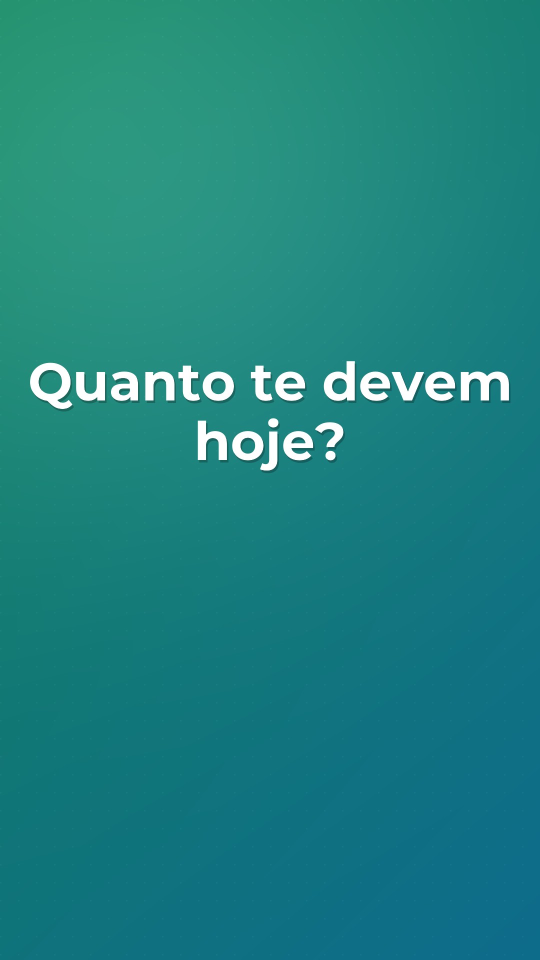
#> input picture saida/03-quanto-te-devem.jpg, 1080 x 1920 px, given in place of 03-quanto-te-devem.jpg.png, which was not available (shown at 1/2 size)
$ python -i gerar.py   (imports and definitions only)
#> lines starting #> are read from the running program, lines starting #| are printed output that depends on the picture; after the words box and inside, x2 and y2 are one past the last pixel; in counts of white or black regions, pixels touching at a corner belong together
"""Gera os Reels de divulgação do app a partir de videos/roteiros.json e das telas em videos/telas/.

python gerar.py                 gera todos
python gerar.py 02              só os que começam com "02"
python gerar.py --faltando      só os que ainda não têm .mp4 em saida/ (usado pelo GitHub Actions)

Saída em videos/saida/: <id>.mp4 (1080x1920, 30 fps, com narração), <id>.jpg (capa) e <id>.txt (legenda do post).
Narração: edge-tts (precisa de internet; fica em cache em videos/.cache). Vídeo: Pillow + ffmpeg.
"""
import asyncio
import hashlib
import importlib.util
import json
import subprocess
import sys
import wave
from pathlib import Path

import numpy as np
from PIL import Image, ImageDraw, ImageFilter, ImageFont

AQUI = Path(__file__).resolve().parent
TELAS, SAIDA, CACHE = AQUI / "telas", AQUI / "saida", AQUI / ".cache"
W, H, FPS, TAXA = 1080, 1920, 30, 44100

VERDE, AZUL = (18, 128, 92), (14, 108, 140)
AMARELO, BRANCO, ESCURO = (255, 200, 61), (255, 255, 255), (13, 21, 18)
# Fonte livre (OFL) junto do projeto: funciona igual no Windows e no Linux da nuvem.
FONTE = AQUI / "fontes" / "Montserrat.ttf"
NEGRITO, NORMAL, MONO = "Bold", "Medium", "Regular"  # pesos da fonte variável

# Geometria do celular (na escala normal): tela de 1080x2400 reduzida para esta altura.
TELA_ALT = 1240
TELA_LARG = round(TELA_ALT * 1080 / 2400)
MOLDURA, MARGEM, ESCALA_MAX = 18, 40, 1.7
TOPO_CELULAR = 520
ALVO_FOCO = (540, 1000)  # para onde o zoom leva a parte em destaque
LEG_Y = 1390  # legenda (acima da área que o Instagram cobre)

_fontes = {}


# [7 lines left out: function fonte, not called in this run]


def suave(x):
    x = min(max(x, 0.0), 1.0)
    return 1 - (1 - x) ** 3


# ---------- narração ----------

# [31 lines left out: functions narrar, fundo, not called in this run]


FAIXA = 500


# [7 lines left out: function faixa, not called in this run]


def celular(tela):
    """Celular com moldura e sombra, já na escala máxima (diminui a cada quadro)."""
#> called with tela = 'saida/03-quanto-te-devem.jpg'
    k = ESCALA_MAX
    sw, sh, b, m = round(TELA_LARG * k), round(TELA_ALT * k), round(MOLDURA * k), round(MARGEM * k)
    img = Image.new("RGBA", (sw + 2 * (b + m), sh + 2 * (b + m)), (0, 0, 0, 0))
#> img: PIL image 1147x2306 RGBA; every value is 0
    sombra = Image.new("RGBA", img.size, (0, 0, 0, 0))
    ImageDraw.Draw(sombra).rounded_rectangle([m, m + 18 * k, m + sw + 2 * b, m + sh + 2 * b + 18 * k], 70 * k, fill=(0, 0, 0, 120))
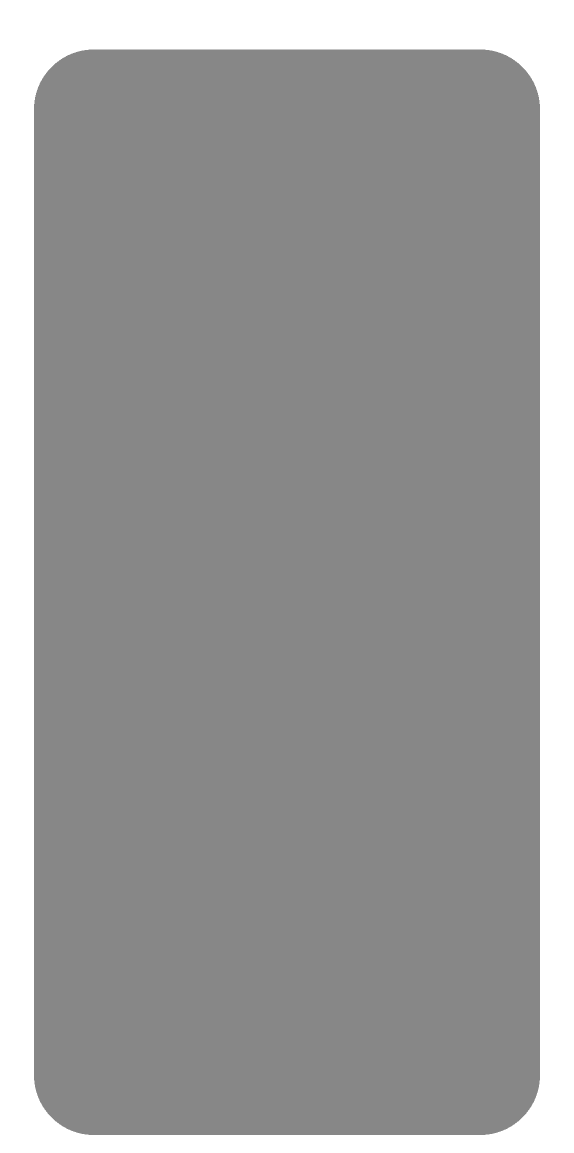
#> sombra: PIL image 1147x2306 RGBA (shown at 1/2 size); mean R, G, B, A 0, 0, 0, 99.1; transparent parts drawn white
    img = Image.alpha_composite(img, sombra.filter(ImageFilter.GaussianBlur(22 * k)))
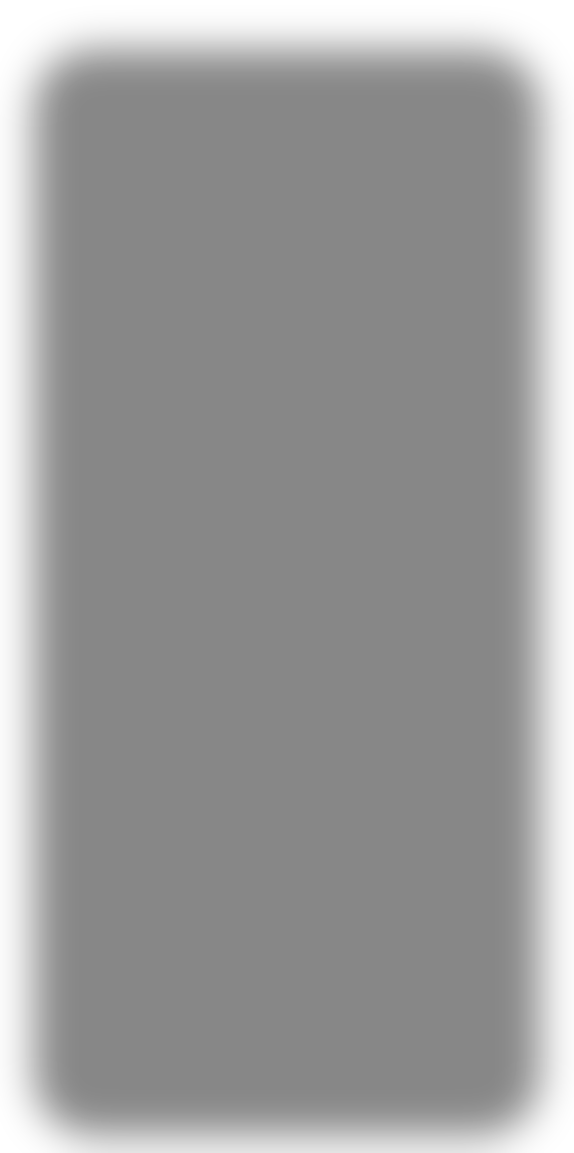
#> img: PIL image 1147x2306 RGBA (shown at 1/2 size); mean R, G, B, A 0, 0, 0, 99; transparent parts drawn white
    d = ImageDraw.Draw(img)
    d.rounded_rectangle([m, m, m + sw + 2 * b, m + sh + 2 * b], 68 * k, fill=ESCURO + (255,))
    shot = Image.open(TELAS / f"{tela}.png").convert("RGBA").resize((sw, sh), Image.LANCZOS)
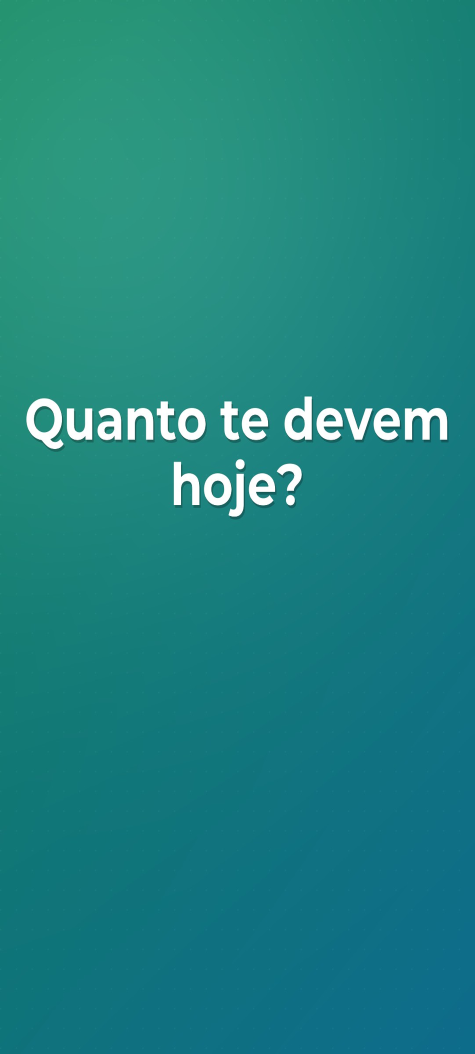
#> shot: PIL image 949x2108 RGBA (shown at 1/2 size); mean R, G, B, A 30, 130.1, 128.2, 255
    mascara = Image.new("L", (sw, sh), 0)
#> mascara: PIL image 949x2108 L; every value is 0
    ImageDraw.Draw(mascara).rounded_rectangle([0, 0, sw, sh], 52 * k, fill=255)
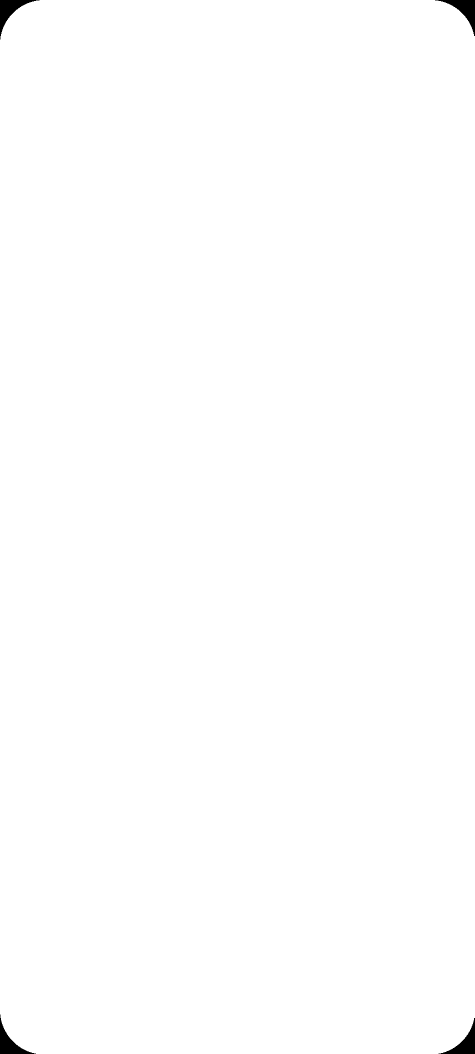
#> mascara: PIL image 949x2108 L (shown at 1/2 size); 99.7% white; 4 black regions, box (x1, y1, x2, y2) and area: (0, 0, 79, 79) 1692, (870, 0, 949, 72) 1617, (0, 2029, 72, 2108) 1617, (877, 2036, 949, 2108) 1545
    img.paste(shot, (m + b, m + b), mascara)
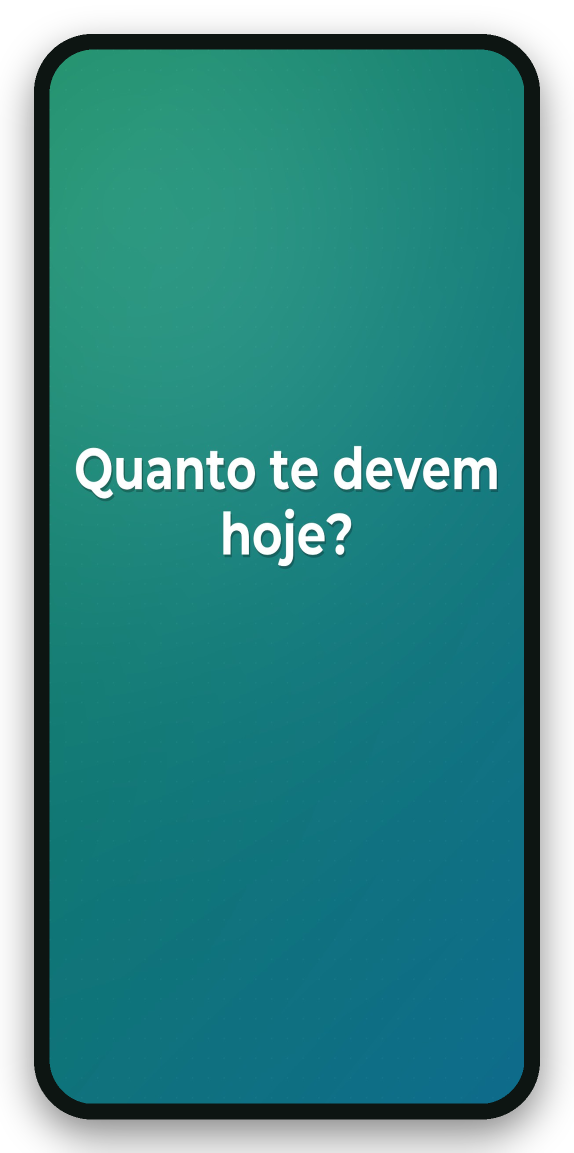
#> img: PIL image 1147x2306 RGBA (shown at 1/2 size); mean R, G, B, A 23.6, 99.6, 98, 215.2; transparent parts drawn white
    return img


# [18 lines left out: functions no_celular, texto_centralizado, not called in this run]


# ---------- cenas ----------

class Cena:
    # [40 lines left out: functions __init__, pedacos, desenhar, not called in this run]

    def titulo(self, d, u):
        a = suave(u / 0.35)
        texto_centralizado(d, self.d["titulo"].split("\n"), 230 + (1 - a) * 40, 84, BRANCO + (int(255 * a),))

    # [215 lines left out: functions legenda, tela, mensagem, texto, fim, quebrar and 3 more, not called in this run]


# [2 lines not run here, left out]

>>> result = celular('saida/03-quanto-te-devem.jpg')

$ run again, on saida/05-perdeu-o-caderno.jpg
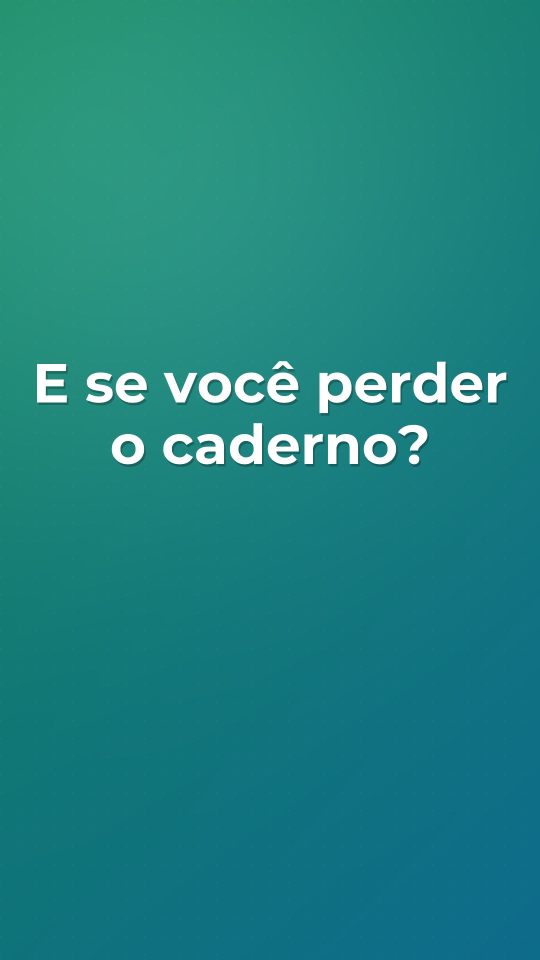
#> input picture saida/05-perdeu-o-caderno.jpg, 1080 x 1920 px, given in place of 05-perdeu-o-caderno.jpg.png, which was not available (shown at 1/2 size)
#> in celular, `shot = Image.open(TELAS / f"{tela}.png").convert("RGBA").resize((sw, s..`:
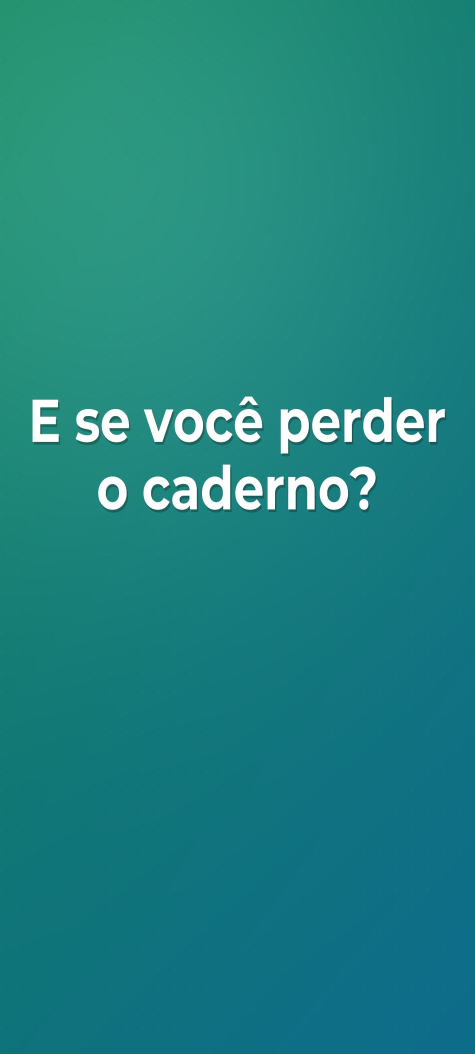
#> shot: PIL image 949x2108 RGBA (shown at 1/2 size); mean R, G, B, A 31, 130.6, 128.7, 255
#> in celular, `img.paste(shot, (m + b, m + b), mascara)`:
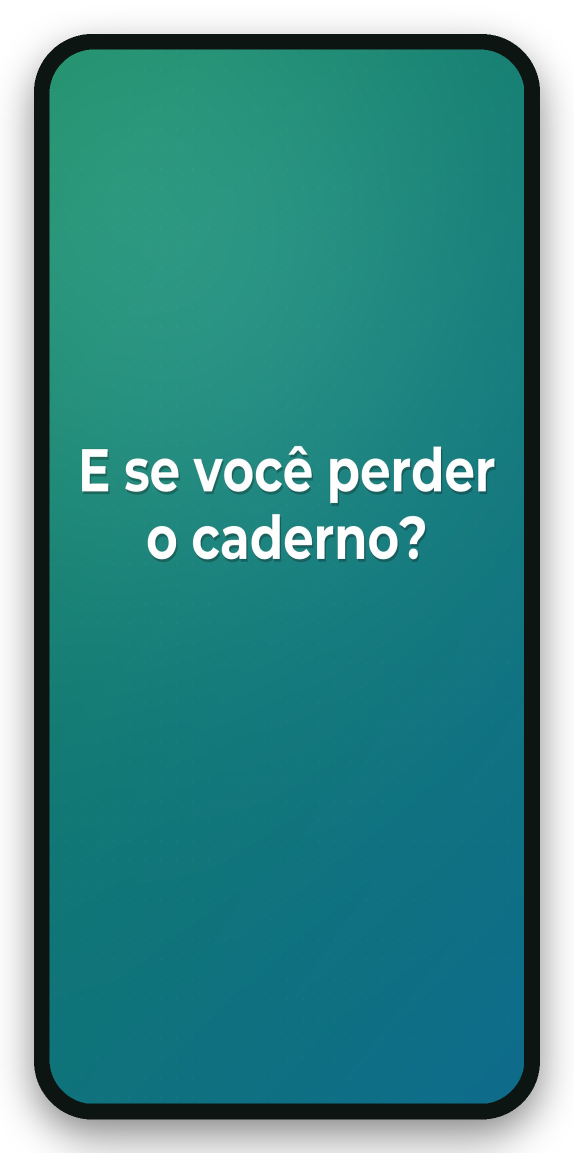
#> img: PIL image 1147x2306 RGBA (shown at 1/2 size); mean R, G, B, A 24.3, 100, 98.4, 215.2; transparent parts drawn white
